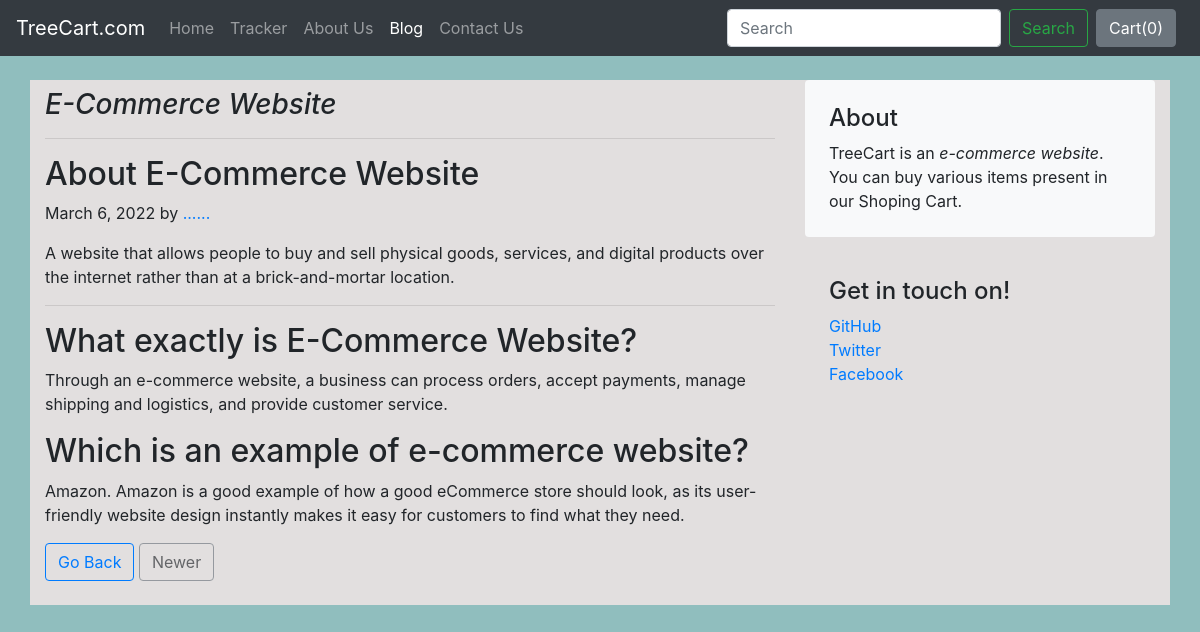
The app's page /blog/blogpost/2 with its own data.
### blog/models.py (models this page shows)
class BlogPost(models.Model):
    post_id = models.AutoField(primary_key=True)
    title = models.CharField(max_length=50)
    head0 = models.CharField(max_length=500)
    chead0 = models.CharField(max_length=5000)
    head1 = models.CharField(max_length=500)
    chead1 = models.CharField(max_length=5000)
    head2 = models.CharField(max_length=500)
    chead2 = models.CharField(max_length=5000)
    pub_date = models.DateField()
    thumbnail = models.ImageField(upload_to="shop/images", default="")
    def __str__(self):
        return self.title

### blog/views.py (the view)
# urls.py: path("blogpost/<int:id>", views.blogpost, name="blogPost")
def blogpost(request, id):
    post = BlogPost.objects.filter(post_id = id)[0]
    print(post)
    return render(request, 'blog/blogpost.html',{'post':post})

### blog/templates/blog/blogpost.html (shortened to what this page needs)
{% extends 'blog/base.html' %}
{% block body %}
<div class="container" style="background-color: rgb(226, 223, 223);">
    <div class="row mt-4">
        <div class="col-md-8 blog-main">
            <h3 class="mt-2 font-italic">
                {{post.title}}
            </h3><hr>
            <div class="blog-post">
                <h2 class="blog-post-title">{{post.head0}}</h2>
                <p class="blog-post-meta">March 6, 2022 by <a href="#">......</a></p>
                <p>{{post.chead0}}</p>
                <hr>
                <h2>{{post.head1}}</h2>
                <p>{{post.chead1}}</p>
                <h2>{{post.head2}}</h2>
                <p>{{post.chead2}}</p>
            </div>
            <nav class="blog-pagination mb-4" aria-label="Pagination">
                <a class="btn btn-outline-primary" href="/blog">Go Back</a>
                <a class="btn btn-outline-secondary disabled">Newer</a>
            </nav>
        </div>
        <div class="col-md-4">
            <div class="position-sticky" style="top: 2rem;">
                <div class="p-4 mb-3 bg-light rounded">
                    <h4 class="fst-italic">About</h4>
                    <p class="mb-0">TreeCart is an <em>e-commerce website</em>. You can buy various items present in our
                        Shoping Cart.</p>
                </div>
                <div class="p-4">
                    <h4 class="fst-italic">Get in touch on!</h4>
                    <ol class="list-unstyled">
                        <li><a href="#">GitHub</a></li>
                        <li><a href="#">Twitter</a></li>
                        <li><a href="#">Facebook</a></li>
                    </ol>
                </div>
            </div>
        </div>
    </div>
</div>
{% endblock %}

### records on screen
BlogPost: title "E-Commerce Website", head0 "About E-Commerce Website", chead0 "A website that allows people to buy and sell physical goods, services, and digital products over the internet rather than at a brick-and-mortar location.", head1 "What exactly is E-Commerce Website?", chead1 "Through an e-commerce website, a business can process orders, accept payments, manage shipping and logistics, and provide customer service.", head2 "Which is an example of e-commerce website?", chead2 "Amazon. Amazon is a good example of how a good eCommerce store should look, as its user-friendly website design instantly makes it easy for customers to find what they need."
